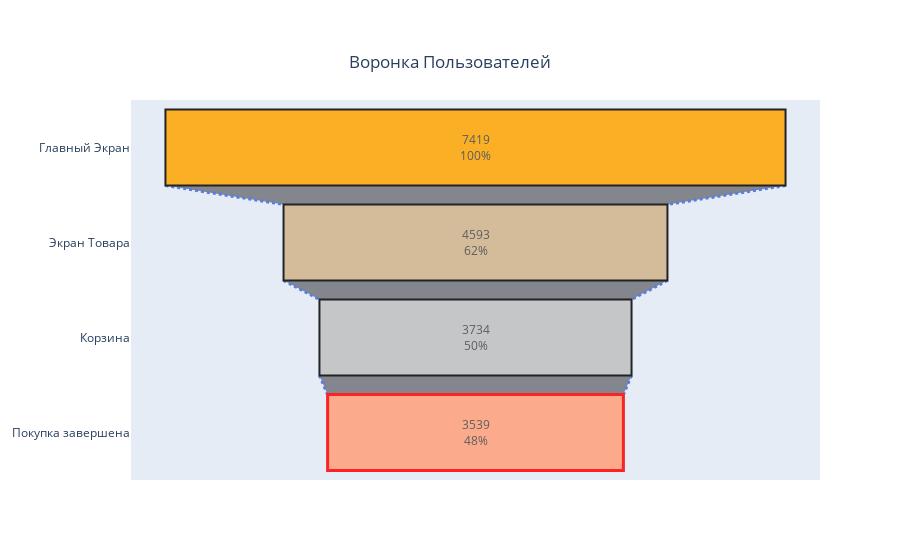

Notebook source saved alongside this figure:
### Markdown cell above
Построю воронку событий, без учета Туториал

### Code cell
events_funnel = events[events['event'] != 'Tutorial']

fig = go.Figure(go.Funnel(
    y = ["Главный Экран", "Экран Товара", "Корзина", "Покупка завершена"],
    x = events_funnel.uniq_users,
    textposition = "inside",
    textinfo = "value+percent initial",
    opacity = 0.85, marker = {"color": ["orange", "tan", "silver", "lightsalmon"],
    "line": {"width": [2, 2, 2, 3], "color": ["black", "black", "black", "red"]}},
    connector = {"line": {"color": "royalblue", "dash": "dot", "width": 3}})
    )

fig.update_layout(
    title={
        'text': "Воронка Пользователей",
        'y':0.9,
        'x':0.5,
        'xanchor': 'center',
        'yanchor': 'top'})
fig.show()

### Figure 1 — Plotly figure (JSON) as saved in the notebook; plotly's stock layout.template omitted (floating-point values rounded to 4 significant figures)
{"data": [{"connector": {"line": {"color": "royalblue", "dash": "dot", "width": 3}}, "marker": {"color": ["orange", "tan", "silver", "lightsalmon"], "line": {"color": ["black", "black", "black", "red"], "width": [2, 2, 2, 3]}}, "opacity": 0.85, "textinfo": "value+percent initial", "textposition": "inside", "type": "funnel", "x": [7419, 4593, 3734, 3539], "y": ["Главный Экран", "Экран Товара", "Корзина", "Покупка завершена"]}], "layout": {"title": {"text": "Воронка Пользователей", "x": 0.5, "xanchor": "center", "y": 0.9, "yanchor": "top"}}}
